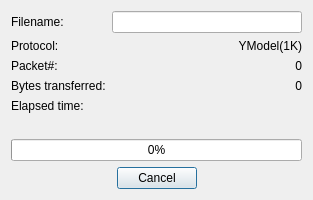
<?xml version="1.0" encoding="UTF-8"?>
<ui version="4.0">
 <class>FileProgressDialog</class>
 <widget class="QDialog" name="FileProgressDialog">
  <property name="geometry">
   <rect>
    <x>0</x>
    <y>0</y>
    <width>313</width>
    <height>188</height>
   </rect>
  </property>
  <property name="windowTitle">
   <string>Dialog</string>
  </property>
  <layout class="QGridLayout" name="gridLayout">
   <item row="0" column="1" colspan="2">
    <widget class="QLineEdit" name="fileNameEdit">
     <property name="readOnly">
      <bool>true</bool>
     </property>
    </widget>
   </item>
   <item row="1" column="0">
    <widget class="QLabel" name="label_2">
     <property name="text">
      <string>Protocol:</string>
     </property>
    </widget>
   </item>
   <item row="2" column="0">
    <widget class="QLabel" name="label_3">
     <property name="text">
      <string>Packet#:</string>
     </property>
    </widget>
   </item>
   <item row="2" column="1" colspan="2">
    <widget class="QLabel" name="packetLabel">
     <property name="text">
      <string>0</string>
     </property>
     <property name="alignment">
      <set>Qt::AlignRight|Qt::AlignTrailing|Qt::AlignVCenter</set>
     </property>
    </widget>
   </item>
   <item row="6" column="0" colspan="3">
    <widget class="QProgressBar" name="progressBar">
     <property name="value">
      <number>0</number>
     </property>
     <property name="invertedAppearance">
      <bool>false</bool>
     </property>
     <property name="textDirection">
      <enum>QProgressBar::TopToBottom</enum>
     </property>
    </widget>
   </item>
   <item row="3" column="1" colspan="2">
    <widget class="QLabel" name="bytesLabel">
     <property name="text">
      <string>0</string>
     </property>
     <property name="alignment">
      <set>Qt::AlignRight|Qt::AlignTrailing|Qt::AlignVCenter</set>
     </property>
    </widget>
   </item>
   <item row="7" column="0" colspan="3">
    <layout class="QHBoxLayout" name="horizontalLayout" stretch="1,0,1">
     <item>
      <spacer name="horizontalSpacer">
       <property name="orientation">
        <enum>Qt::Horizontal</enum>
       </property>
       <property name="sizeHint" stdset="0">
        <size>
         <width>135</width>
         <height>20</height>
        </size>
       </property>
      </spacer>
     </item>
     <item>
      <widget class="QPushButton" name="cancelButton">
       <property name="text">
        <string>Cancel</string>
       </property>
      </widget>
     </item>
     <item>
      <spacer name="horizontalSpacer_2">
       <property name="orientation">
        <enum>Qt::Horizontal</enum>
       </property>
       <property name="sizeHint" stdset="0">
        <size>
         <width>199</width>
         <height>20</height>
        </size>
       </property>
      </spacer>
     </item>
    </layout>
   </item>
   <item row="4" column="0">
    <widget class="QLabel" name="label_5">
     <property name="text">
      <string>Elapsed time:</string>
     </property>
    </widget>
   </item>
   <item row="1" column="1" colspan="2">
    <widget class="QLabel" name="protocolLabel">
     <property name="text">
      <string>YModel(1K)</string>
     </property>
     <property name="alignment">
      <set>Qt::AlignRight|Qt::AlignTrailing|Qt::AlignVCenter</set>
     </property>
    </widget>
   </item>
   <item row="0" column="0">
    <widget class="QLabel" name="label">
     <property name="text">
      <string>Filename:</string>
     </property>
    </widget>
   </item>
   <item row="3" column="0">
    <widget class="QLabel" name="label_4">
     <property name="text">
      <string>Bytes transferred:</string>
     </property>
    </widget>
   </item>
   <item row="4" column="1" colspan="2">
    <widget class="QLabel" name="elapsedTimeLabel">
     <property name="text">
      <string/>
     </property>
     <property name="alignment">
      <set>Qt::AlignRight|Qt::AlignTrailing|Qt::AlignVCenter</set>
     </property>
    </widget>
   </item>
   <item row="5" column="0" colspan="3">
    <widget class="QLabel" name="errorLabel">
     <property name="palette">
      <palette>
       <active>
        <colorrole role="WindowText">
         <brush brushstyle="SolidPattern">
          <color alpha="255">
           <red>255</red>
           <green>0</green>
           <blue>0</blue>
          </color>
         </brush>
        </colorrole>
       </active>
       <inactive>
        <colorrole role="WindowText">
         <brush brushstyle="SolidPattern">
          <color alpha="255">
           <red>0</red>
           <green>0</green>
           <blue>0</blue>
          </color>
         </brush>
        </colorrole>
       </inactive>
       <disabled>
        <colorrole role="WindowText">
         <brush brushstyle="SolidPattern">
          <color alpha="255">
           <red>120</red>
           <green>120</green>
           <blue>120</blue>
          </color>
         </brush>
        </colorrole>
       </disabled>
      </palette>
     </property>
     <property name="text">
      <string/>
     </property>
    </widget>
   </item>
  </layout>
 </widget>
 <resources/>
 <connections/>
</ui>
